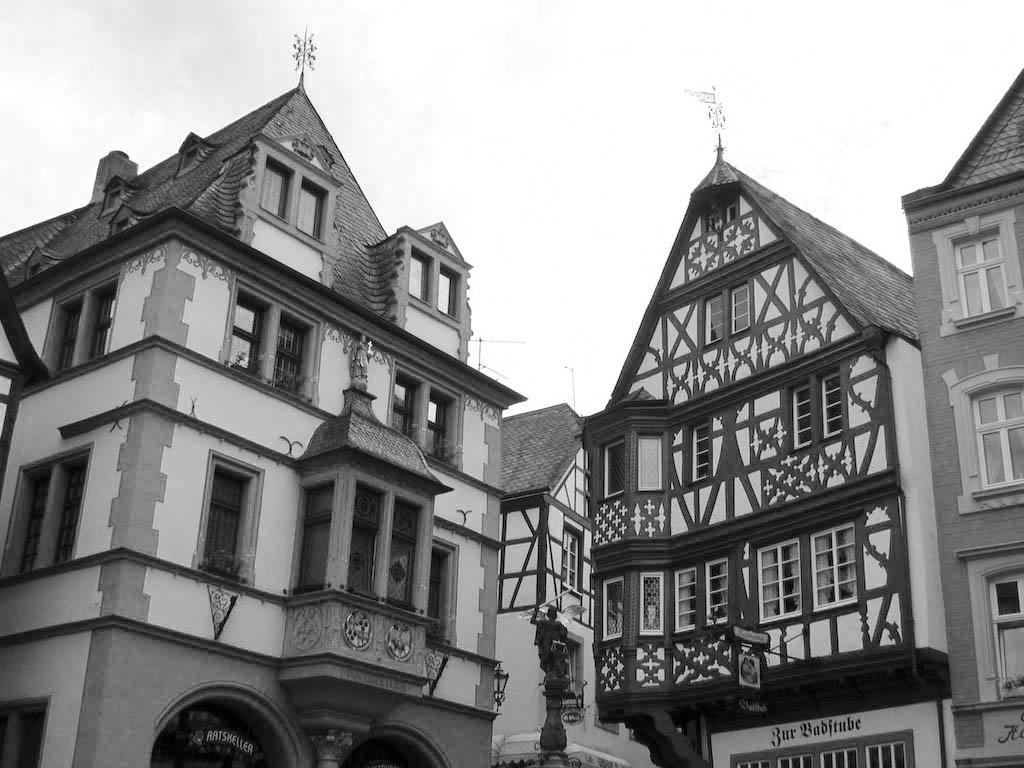
#> input picture HW1/Figure3_a.jpg, 1024 x 768 px
$ python q3.py
#> lines starting #> are read from the running program, lines starting #| are printed output that depends on the picture; after the words box and inside, x2 and y2 are one past the last pixel; in counts of white or black regions, pixels touching at a corner belong together
import numpy as np
import matplotlib.pyplot as plt
import cv2

def otsu_threshold(img):
    # get the number of pixels in the image
    num_pixels = img.shape[0] * img.shape[1]

    # calculate the histogram
    hist = np.zeros((256,))
    for i in range(img.shape[0]):
        for j in range(img.shape[1]):
            hist[img[i, j]] += 1

    # normalize the histogram
    hist /= num_pixels

    # calculate the cumulative sums
    cum_sum = np.cumsum(hist)

    # calculate the cumulative means
    cum_mean = np.cumsum(np.arange(256) * hist)

    # calculate the global mean
    global_mean = cum_mean[-1]

    # calculate the between-class variance for all possible thresholds
    variances = np.zeros((256,))
    for t in range(256):
        p1 = cum_sum[t]
        p2 = 1 - p1
        if p1 == 0 or p2 == 0:
            continue
        mean1 = cum_mean[t] / p1
        mean2 = (global_mean - cum_mean[t]) / p2
        variances[t] = p1 * p2 * ((mean1 - mean2) ** 2)

    # find the threshold that maximizes the between-class variance
    threshold = np.argmax(variances)

    # threshold the image
    img_binary = np.zeros(img.shape, dtype=np.uint8)
    img_binary[img >= threshold] = 255

    return img_binary


# read in the images as text files
img1 = cv2.imread('Figure3_a.jpg', cv2.IMREAD_GRAYSCALE)
#> img1 is the input picture: shape (768, 1024); min 0, max 255, mean 141.3
img2 = cv2.imread('Figure3_b.png', cv2.IMREAD_GRAYSCALE)
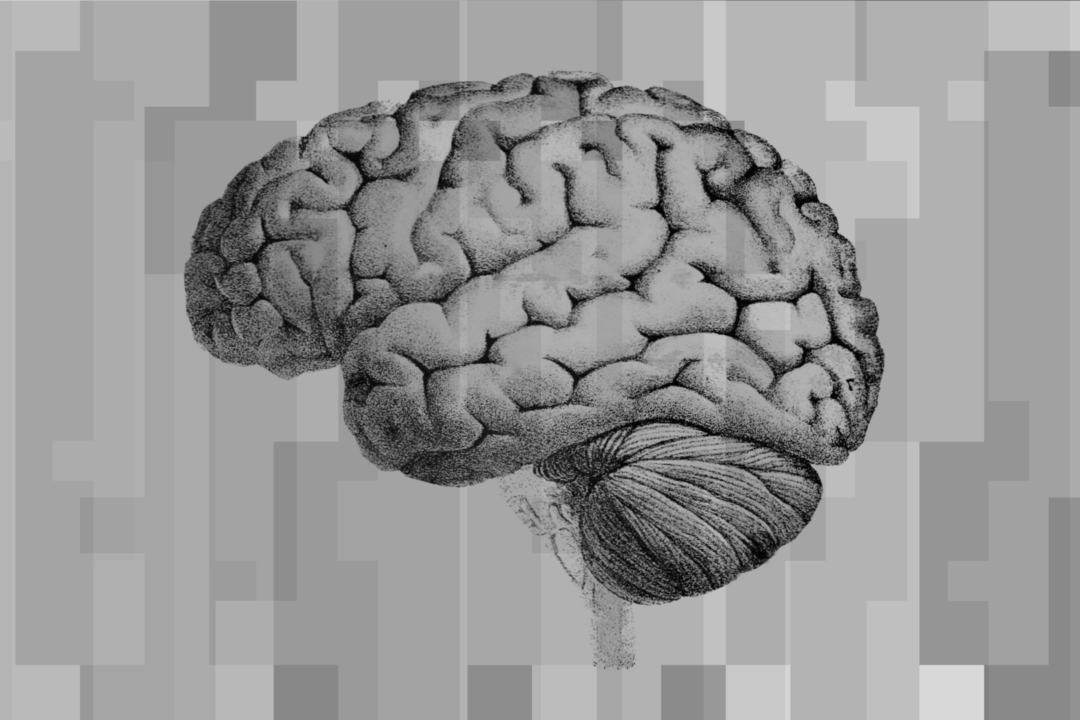
#> input picture HW1/Figure3_b.png, 1080 x 720 px
#> img2 is the input picture: shape (720, 1080); min 5, max 216, mean 151.2

# apply Otsu's thresholding to the images
img_binary1 = otsu_threshold(img1)
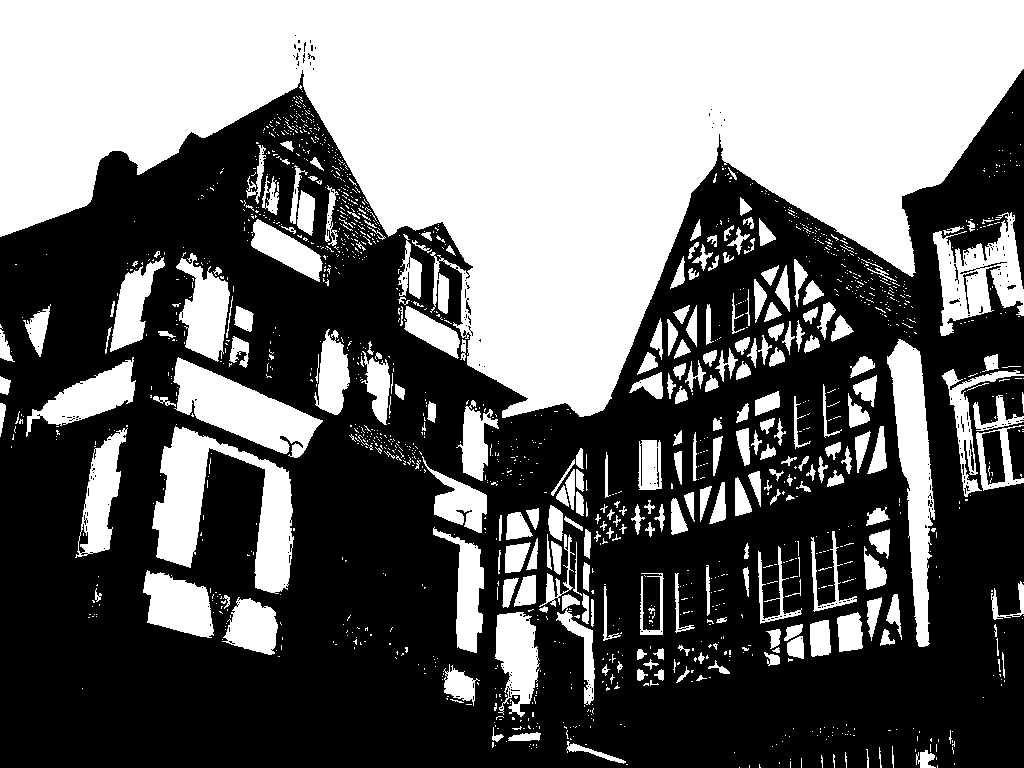
#> img_binary1: shape (768, 1024); 42.8% white; 1558 white regions (1294 under 20 px), largest, box (x1, y1, x2, y2) and area: (0, 0, 1024, 418) 225836, (152, 426, 294, 594) 9907, (887, 339, 935, 647) 7041
img_binary2 = otsu_threshold(img2)
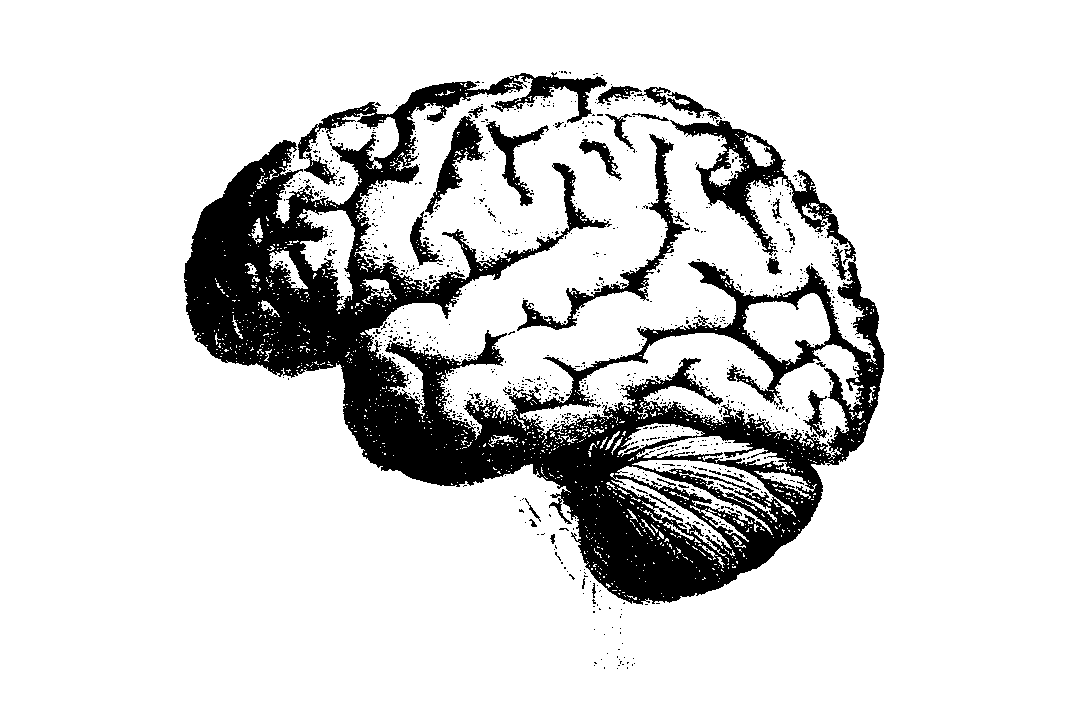
#> img_binary2: shape (720, 1080); 85% white; 1005 black regions (970 under 20 px), largest, box (x1, y1, x2, y2) and area: (184, 72, 885, 605) 103952, (517, 134, 690, 331) 3195, (425, 116, 485, 215) 1696

# display the input and binary images for image 1
plt.subplot(2, 2, 1)
plt.imshow(img1, cmap='gray')
plt.title('Image 1 (Input)')

plt.subplot(2, 2, 2)
plt.imshow(img_binary1, cmap='gray')
plt.title('Image 1 (Binary)')

# display the input and binary images for image 2
plt.subplot(2, 2, 3)
plt.imshow(img2, cmap='gray')
plt.title('Image 2 (Input)')

plt.subplot(2, 2, 4)
plt.imshow(img_binary2, cmap='gray')
plt.title('Image 2 (Binary)')

plt.show()
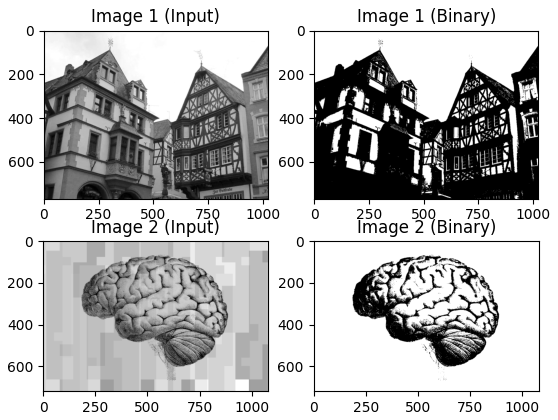
#> figure drawn by matplotlib, 4 panels
